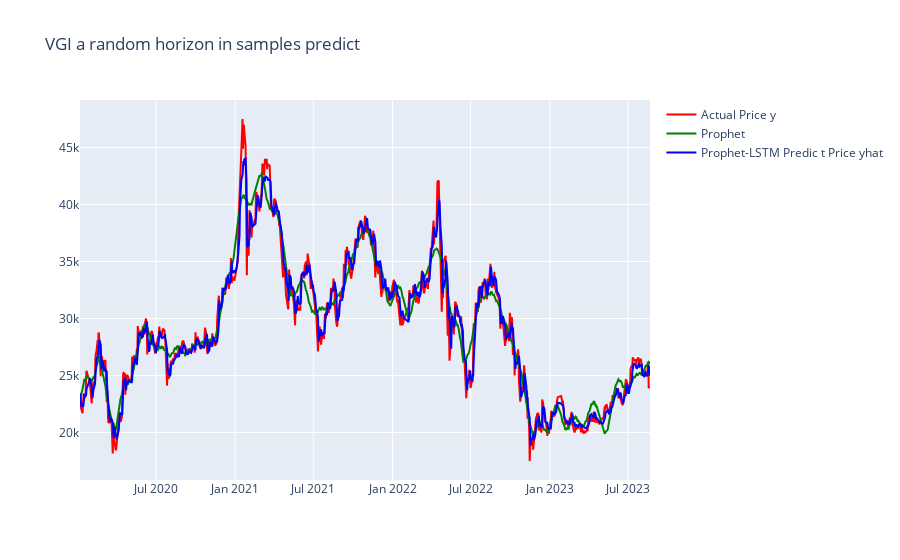

This figure's notebook cell:
### Code cell
my_df = df_fw_list[0].reset_index()


fig = go.Figure()

actual_scat = go.Scatter(x=my_df['ds'][LSTM_loop_back:], y=my_df['y'][LSTM_loop_back:], mode='lines', name="Actual Price y", line=dict(color='red'))

# get predict
predicted = get_predict(model=list_LSTM_model[0],X=X_train_list[0], scaler=scaler_LSTM_list[0])
# plot it
predicted_scat = go.Scatter(x=my_df['ds'][LSTM_loop_back:], y=predicted, mode='lines', name="Prophet-LSTM Predic t Price yhat", line=dict(color='blue'))

prop_predicted_scat = go.Scatter(x=my_df['ds'][LSTM_loop_back:], y=df_predict_list[0]['yhat'][LSTM_loop_back:], mode='lines', name="Prophet ", line=dict(color='green'))


fig.add_trace(actual_scat)
fig.add_trace(prop_predicted_scat)
fig.add_trace(predicted_scat)
fig.update_layout(title_text=f'{stock_target} a random horizon in samples predict')

### Figure 1 — Plotly figure (JSON) as saved in the notebook; plotly's stock layout.template omitted (floating-point values rounded to 4 significant figures; data arrays with more than 128 entries replaced by an {"elided": "..."} marker saying what was removed)
{"data": [{"line": {"color": "red"}, "mode": "lines", "name": "Actual Price y", "type": "scatter", "x": {"elided": "905 str values"}, "y": {"elided": "905 int values"}}, {"line": {"color": "green"}, "mode": "lines", "name": "Prophet ", "type": "scatter", "x": {"elided": "905 str values"}, "y": {"elided": "905 float values"}}, {"line": {"color": "blue"}, "mode": "lines", "name": "Prophet-LSTM Predic t Price yhat", "type": "scatter", "x": {"elided": "905 str values"}, "y": {"elided": "905 float values"}}], "layout": {"title": {"text": "VGI a random horizon in samples predict"}}}
